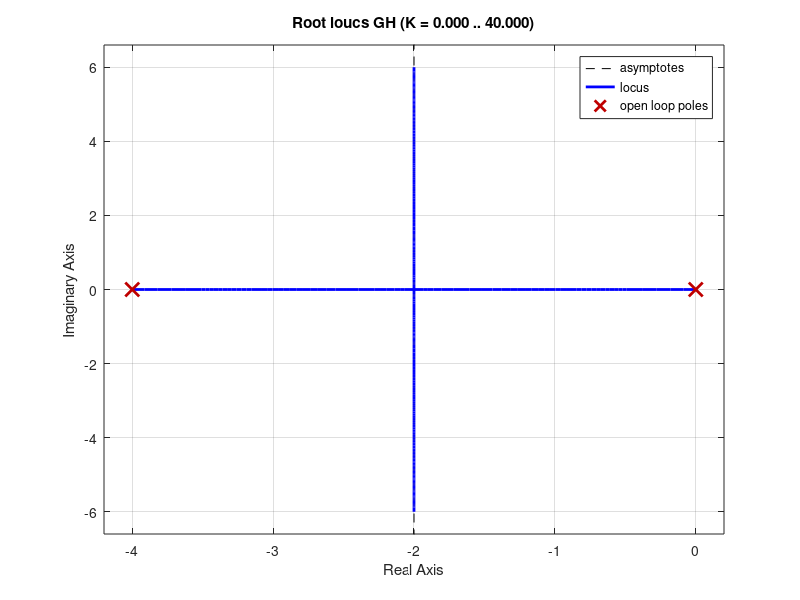

The MATLAB source for this figure: (Note: this script raises an error after producing the figure.)
%% Cascade Lag Compensation
% By Dr Chris P. Jobling for EGLM03
%% Introduction
% Lead compensation is used to improved the transient response of a closed-loop 
% control system. In most cases it is also important to ensure that the steady-state 
% accuracy of the closed-loop system is controlled. In order to reduce the steady-state 
% errors in a system we can use integral action (see PID compensation) which has 
% the affect of increasing the system type number by 1 or increase the system 
% gain. Unfortunately the latter, because it acts at all frequencies, usually 
% has the effect of reducing stability. What is needed is a form of compensation 
% that acts in a frequency dependent way: adding gain at low frequencies while 
% maintaining mid-to-high frequency gains at the values needed to gurantee stable 
% transient behaviour. A dynamic compensator that has this effect is the "lag 
% compensator".
% 
% The lag compensator has the transfer function:
% 
% $$D_{\mathrm{lag}}(s)=K_c\left(\frac{s-z_0}{s-p_0}\right)$$
% 
% where $|z_0| > |p_0|$.
% 
% Considering the frequency response of $D_{\mathrm{lag}}(s)$
% 
% $$D_{\mathrm{lag}}(j\omega)=K_c\left(\frac{j\omega-z_0}{j\omega-p_0}\right)$$
% 
% The low and high-frequency gains are:
% 
% $$\left.D_{\mathrm{lag}}(j\omega)\right|_{\omega\to 0} = K_c\left(\frac{z_0}{p_0}\right)$$
% 
% $$\left.D_{\mathrm{lag}}(j\omega)\right|_{\omega\to \infty} = K_c$$
% 
% Because the low frequency gain is higher than the high frequency gain (the 
% compensator has a low-pass characteristic). If the high frequency gain is designed 
% to match the gain needed for transient performance, the low frequency gain can 
% be independently designed to achieve steady-state performance requirements.
%% Properties of the Cascade Lag Compensator
% As $|z_0|>|p_0|$ (a ratio of $z_0/p_0\le 10$ is usual), the angle contributed 
% by the compensator to some arbitrary point s1 at on the s-plane is illustrated 
% in Figure 1.
% 
% 
% 
% *Figure 1 Angle contribution of a lag compensator*
% 
% The net contribution is
% 
% $$\phi_c = -\theta_p+\theta_z < 0$$
% 
% so that the lead compensator always makes a negative contribution to the 
% angle criterion. This has the effect of allowing the closed-loop poles to move 
% to the right in the _s_-plane. The design approach seeks to keep this negative 
% contribution as small as possible so that the pole must be placed physically 
% close to the zero. Typically $|\phi_c| < 2^\circ$.
% 
% For convenience, the DC gain of the lag compensator is made unity:
% 
% $$\left.D_{\mathrm{lag}}(s)\right|_{s = 0} = K_c\left(\frac{z_0}{p_0}\right) 
% = 1$$
% 
% Since $|z_0|>|p_0|$ then
% 
% $$K_c = \frac{p_0}{z_0} < 1.$$
% 
% Now, the uncompensated (or lead-compensated) closed-loop characteristic 
% equation is
% 
% $$1+K_0G(s)H(s) = 0$$
% 
% so 
% 
% $$K_0 = -\frac{1}{G(s)H(s)}.$$
% 
% The gain $K_0$ is the root-locus gain required to place the required dominant 
% closed-loop poles at  $s=s_1$. The values of the zero and pole are chosen such 
% that
% 
% $$\left.D_{\mathrm{lag}}(s)\right|_{s = s_1} = K_c\left(\frac{s - z_0}{s 
% - p_0}\right) \cong K_c.$$
% 
% This equation requires that the pole and zero be close together and also 
% that
% 
% $$z_0 \ll |s_1|.$$
% 
% For the lag compensated system, the new root-locus gain will be
% 
% $$K=-\frac{1}{D(s)G(s)H(s)}\ \cong - \frac{1}{K_cG(s)H(s)} =\frac{K_0}{K_c}.$$
% 
% The gain $K$ is chosen to satisfy the steady-state error requirements and 
% the compensator gain $K_c$ is used to ensure that the effective gain at $s=s_1$ 
% is unchanged.
%% Design Procedure
% # Choose $K_0$ to ensure that the desired dominant closed-loop poles satisfy 
% the transient response requirements. 
% # Calculate the gain _K_ required to give the desired steady-state error. 
% Assuming that the lag compensator has unity DC gain choose $K_c = K_0/K$.
% # Choose $|z_0|$ small with respect to $|s_1|$. A value of $z_0=|s_1|/10$ 
% is often taken as a reasonable first approximation.
% # The lag compensator pole is then  $p_0 = K_c z_0$.
%% Example
% The plant (type 1)
% 
% $$G(s) = \frac{1}{s(s + 4)}$$
% 
% The feedback is
% 
% $$H(s) = 1$$
% 
% hence
%%
s = tf('s');
G = 1/(s*(s+4))
H=1;
%% 
% root-locus
%%
GH = series(G,H);
rlocus(GH)
%% 
% In common with previous examples, we chose closed-loop poles at $s=-2\pm 
% j2$ and determine$K_0$:
%%
s1 = -2+2j;
K0 = rlocfind(GH,s1)
%% 
% As an aside, we calculate the step response for comparison later:
%%
Gc1 = feedback(K0*G,H);
[y1,t1]=step(Gc1,10);
%% 
% The system is type 1 so that the static velocity error
% 
% $$K_v = \left.sG(s)H(s)\right|_{s=0}=\left.s\frac{K_0}{s(s+4)}\right|_{s=0} 
% =\frac{K_0}{4}=2.$$
% 
% We would, for the purposes of illustration, like to increase the static 
% velocity error to 10 which will make the steady-state velocity error equal to 
% 10%.
% 
% Thus we need $K = 40$.
%%
K=40;
Kc = K0/K
%% 
% Now 
%%
abs(s1)
%% 
% so let the zero be
%%
z0 = -3/10
%% 
% and
%%
p0 = Kc*z0
%% 
% so
%%
Dlag = zpk([z0],[p0],Kc)
%% 
% Let us see how we have done.
%%
Go2 = Dlag*GH
%% 
% 
%%
[poles] = rlocus(Go2,K)
%% 
% 
%%
rlocus(Go2),hold on,plot(poles,'*'),...
    title('Lag compensated design'),...
    hold off
%% 
% The closed-loop system:
%%
Gc2 = feedback(K*Dlag*G,H)
%% 
% has step response
%%
[y2,t2]=step(Gc2,10);
%% 
% Finally we compare the lag-compensated and gain compensated responses:
%%
plot(t1,y1,t2,y2),title('Lag compensated response'),...
    legend('Transient design','Lag compensated')
%% Comments
% The lag compensator has a significantly longer settling time and a raised 
% overshoot. These effects can be explained by examination of the closed-loop 
% transfer function.
% 
% The benefits of the lag compensated repsonse can only be really seen when 
% we compare the ramp responses. To determine the ramp response, we need to add 
% an integrator to the plant and find the error responses:
%%
Ge1 = 1/(1+K0*G*H);
[y3,t3]=step(Ge1*1/s,10);
%% 
% 
%%
Ge2 = 1/(1+K*Dlag*G*H);
[y4,t4]=step(Ge2*1/s,10);
%% 
% 
%%
plot(t3,y3,t4,y4),title('Lag compensated: ramp response'),...
    legend('Transient design','Lag compensated')
%% 
% The error is certainly reduced, but the settling time is rather long. 
% To improve the design, a strategy would be to reduce the size of the lag zero 
% to reduce still further the dynamic effects of the compensator on the settling 
% time. However, the zero will still have an effect on the overshoot.